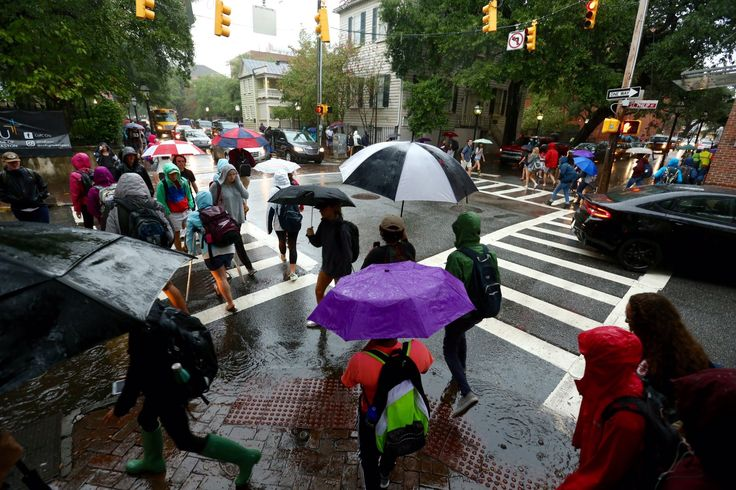
#> input picture sample_image.jpg, 736 x 490 px
$ jupyter execute --allow-errors object_detection.ipynb   (shell and % lines are left out)
#> lines starting #> are read from the running program, lines starting #| are printed output that depends on the picture
[cell 1]
import sys
print(sys.executable)

[cell 2]
import os
import json
import google.generativeai as genai
from dotenv import load_dotenv
from PIL import Image
import matplotlib.pyplot as plt
import cv2

[cell 3]
print("kernel restarted")

[cell 4]
load_dotenv()
#> (the rest of this cell did not finish here and is left out)

#> (a cell that did not finish here is left out)

[cell 6]
image_path = "sample_image.jpg"
image = Image.open(image_path)
#> image is the input picture: PIL image 736x490 RGB; mean R, G, B 76.2, 73.2, 68.5
plt.imshow(image)
plt.axis('off')

[cell 7]
prompt = """
detect all objects in this image
return only raw json
no explainations
no markdown
no text before or after
only json
"""

#> (a cell that did not finish here is left out)

#> (a cell that did not finish here is left out)

#> (a cell that did not finish here is left out)

[cell 11]
img =cv2.imread(image_path)
#> (the rest of this cell did not finish here and is left out)

[cell 12]
plt.imshow(cv2.cvtColor(img,cv2.COLOR_BGR2RGB))
plt.axis("off")
plt.show()

[cell 13]
import random
label_colors = {}
#> (the rest of this cell did not finish here and is left out)

[cell 14]
import cv2
import matplotlib.pyplot as plt
img = cv2.imread(image_path)
#> (the rest of this cell did not finish here and is left out)

[cell 15]
import cv2
import matplotlib.pyplot as plt
img = cv2.imread(image_path)
#> (the rest of this cell did not finish here and is left out)

[cell 16]
unique_boxes ={}
#> (the rest of this cell did not finish here and is left out)

[cell 17]
category_colors = {"vehicle": (255, 0, 0), "person": (0, 255, 0), "sign": (0, 255, 255), "accessory": (255, 0, 255), "environment": (255, 255, 0), "other": (200, 200, 200)}
def get_category(label):
    label = label.lower()
    if any(x in label for x in ["car", "truck", "bus", "vehicle", "suv"]):
        return "vehicle"
    elif any(x in label for x in ["person", "pedestrian"]):
        return "person"
    elif any(x in label for x in ["sign", "traffic light"]):
        return "sign"
    elif any(x in label for x in ["umbrella", "backpack", "boot"]):
        return "accessory"
    elif any(x in label for x in ["road", "street", "building", "sidewalk", "crosswalk"]):
        return "environment"
    else:
        return "other"

[cell 18]
img = cv2.imread(image_path)
#> (the rest of this cell did not finish here and is left out)

[cell 19]
plt.figure(figsize=(12,12))
plt.imshow(cv2.cvtColor(img,cv2.COLOR_BGR2RGB))
plt.axis("off")
plt.show()

[cell 20]
from collections import Counter
category_list = []
#> (the rest of this cell did not finish here and is left out)

[cell 21]
y_offset = 25
for category, color in category_colors.items():
    cv2.rectangle(img, (10, y_offset-15), (30, y_offset+5), color, -1)
    cv2.putText(img, category, (40, y_offset),
                cv2.FONT_HERSHEY_SIMPLEX, 0.5, (255,255,255), 1)
    y_offset += 25
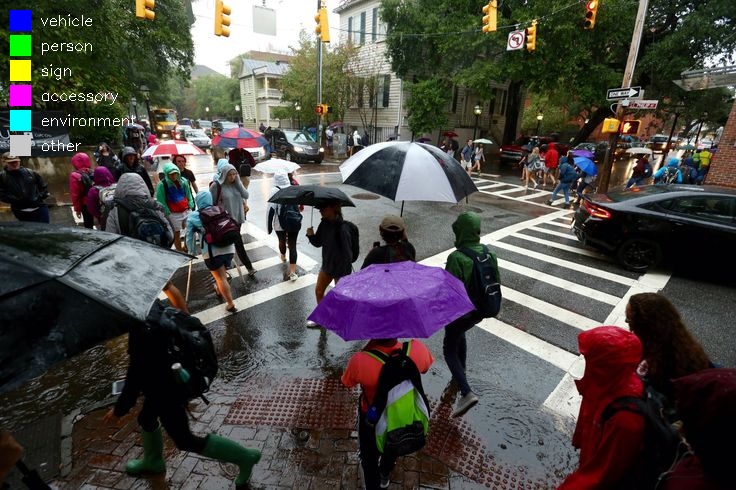
#> img: shape (490, 736, 3); mean B, G, R 70, 74.5, 77.3
#> after the loop, y_offset = 175
